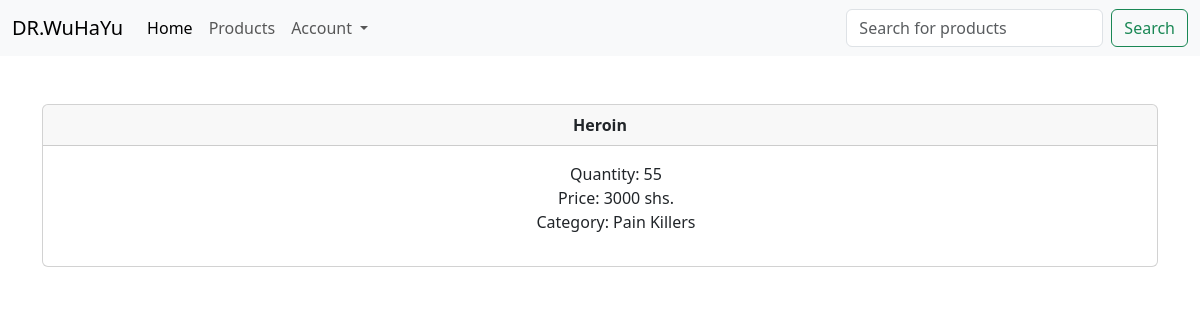
/view_item/4, run on the app's committed database.
### kalimunda/models.py (models this page shows, shortened)
class Medicine(models.Model):
    name = models.CharField(max_length=20)
    category = models.ForeignKey(Category, null=True, blank=True, on_delete=models.CASCADE)
    quantity = models.IntegerField()
    price = models.IntegerField()
    class Meta:
        verbose_name_plural = "Medicine"

class Category(models.Model):
    name = models.CharField(max_length=20)
    def __str__(self):
        return self.name
    class Meta:
        verbose_name_plural = "Categories"

### kalimunda/views.py (the view)
# urls.py: path('view_item/<id>', views.view_item, name="view_item"),
def view_item(request, id):
    item = Medicine.objects.get(pk=id)
    return render(request, 'view_item.html', {'item':item})

### kalimunda/templates/view_item.html (shortened to what this page needs)
{% extends 'base.html' %}
{% block content %}
<br><br>
<div class="container">
    <div class="card text-center">
        <div class="card-header">
           <strong>{{ item.name }}</strong>
        </div>
        <div class="card-body">
            <ul>
           <li>Quantity: {{ item.quantity }}</li>
           <li>Price: {{ item.price }} shs.</li>
           <li>Category: {{ item.category }}</li>
        </ul>
        </div>
    </div>
</div>
{% endblock %}

### kalimunda/templates/view_item.html (style rules this page uses)
.card-body ul li { list-style-type: none; }

### data on the page
Medicine: name "Heroin", quantity "55", price "3000", category "Pain Killers"
